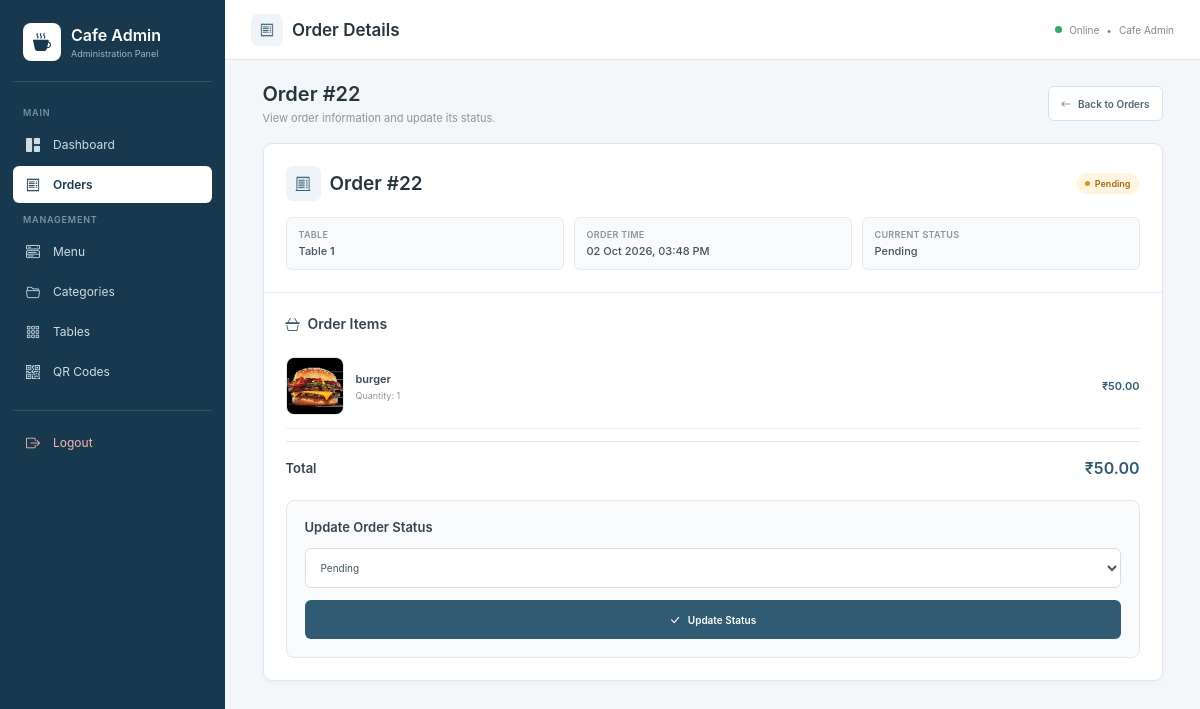
The page /admin-orders/22/ on the database its author committed.
### cafeapp/models.py (models this page shows, shortened)
class Order(models.Model):
    STATUS_CHOICES = [
        ("pending", "Pending"),
        ("preparing", "Preparing"),
        ("ready", "Ready"),
        ("completed", "Completed"),
        ("cancelled", "Cancelled"),
    ]
    table = models.ForeignKey(
        Table,
        on_delete=models.CASCADE,
        related_name="orders"
    )
    total_amount = models.DecimalField(
        max_digits=10,
        decimal_places=2,
        default=0
    )
    status = models.CharField(
        max_length=20,
        choices=STATUS_CHOICES,
        default="pending"
    )
    order_time = models.DateTimeField(auto_now_add=True)

class Table(models.Model):
    table_number = models.PositiveIntegerField(unique=True)
    is_active = models.BooleanField(default=True)

class OrderItem(models.Model):
    order = models.ForeignKey(
        Order,
        on_delete=models.CASCADE,
        related_name="items"
    )
    menu_item = models.ForeignKey(
        MenuItem,
        on_delete=models.CASCADE
    )
    quantity = models.PositiveIntegerField(default=1)
    price = models.DecimalField(
        max_digits=10,
        decimal_places=2
    )
    @property
    def subtotal(self):
        return self.quantity * self.price

class MenuItem(models.Model):
    category = models.ForeignKey(
        Category,
        on_delete=models.CASCADE,
        related_name="menu_items"
    )
    name = models.CharField(max_length=150)
    description = models.TextField(blank=True)
    price = models.DecimalField(max_digits=10, decimal_places=2)
    image = models.ImageField(upload_to="menu/", blank=True, null=True)
    is_available = models.BooleanField(default=True)

### cafeapp/views.py (the view, shortened to what this page needs)
def admin_order_detail(request, order_id):
    from .models import Order
    order = get_object_or_404(
        Order,
        id=order_id
    )
    return render(
        request,
        "cafeapp/admin_order_detail.html",
        {
            "order": order,
        }
    )

### templates/cafeapp/admin_order_detail.html (shortened to what this page needs)
<!DOCTYPE html>
<html lang="en">
<head>
    <link
        href="https://cdn.jsdelivr.net/npm/bootstrap-icons@1.11.3/font/bootstrap-icons.min.css"
        rel="stylesheet"
    >
</head>
<body>
<aside class="sidebar">
    <div class="brand">
        <div class="brand-content">
            <div class="brand-icon">
                <i class="bi bi-cup-hot-fill"></i>
            </div>
            <div class="brand-text">
                <h1>
                    Cafe Admin
                </h1>
                <p>
                    Administration Panel
                </p>
            </div>
        </div>
    </div>
    <div class="nav-title">
        Main
    </div>
    <a
        href="{% url 'admin_dashboard' %}"
        class="nav-link"
    >
        <span class="nav-icon">
            <i class="bi bi-grid-1x2-fill"></i>
        </span>
        Dashboard
    </a>
    <a
        href="{% url 'admin_orders' %}"
        class="nav-link active"
    >
        <span class="nav-icon">
            <i class="bi bi-receipt"></i>
        </span>
        Orders
    </a>
    <div class="nav-title">
        Management
    </div>
    <a
        href="{% url 'admin_menu' %}"
        class="nav-link"
    >
        <span class="nav-icon">
            <i class="bi bi-menu-button-wide"></i>
        </span>
        Menu
    </a>
    <a
        href="{% url 'admin_categories' %}"
        class="nav-link"
    >
        <span class="nav-icon">
            <i class="bi bi-folder2-open"></i>
        </span>
        Categories
    </a>
    <a
        href="{% url 'admin_tables' %}"
        class="nav-link"
    >
        <span class="nav-icon">
            <i class="bi bi-grid-3x3-gap"></i>
        </span>
        Tables
    </a>
    <a
        href="{% url 'admin_qr_codes' %}"
        class="nav-link"
    >
        <span class="nav-icon">
            <i class="bi bi-qr-code"></i>
        </span>
        QR Codes
    </a>
    <div class="logout">
        <a
            href="{% url 'admin_logout' %}"
            class="nav-link"
        >
            <span class="nav-icon">
                <i class="bi bi-box-arrow-right"></i>
            </span>
            Logout
        </a>
    </div>
</aside>
<main class="main">
    <header class="top-header">
        <div class="header-title">
            <div class="header-icon">
                <i class="bi bi-receipt"></i>
            </div>
            <h2>
                Order Details
            </h2>
        </div>
        <div class="header-right">
            <span class="online-dot"></span>
            Online
            <span>
                •
            </span>
            Cafe Admin
        </div>
    </header>
    <div class="page-container">
        <div class="page-header">
            <div class="page-title">
                <h3>
                    Order #{{ order.id }}
                </h3>
                <p>
                    View order information and update its status.
                </p>
            </div>
            <a
                href="{% url 'admin_orders' %}"
                class="back-button"
            >
                <i class="bi bi-arrow-left"></i>
                Back to Orders
            </a>
        </div>
        <div class="order-card">
            <div class="order-header">
                <div class="order-title-row">
                    <div class="order-number">
                        <div class="order-icon">
                            <i class="bi bi-receipt-cutoff"></i>
                        </div>
                        <h2>
                            Order #{{ order.id }}
                        </h2>
                    </div>
                    {% if order.status == "pending" %}
                        <span class="status-badge status-pending">
                            Pending
                        </span>
                    {% elif order.status == "preparing" %}
                        <span class="status-badge status-preparing">
                            Preparing
                        </span>
                    {% elif order.status == "ready" %}
                        <span class="status-badge status-ready">
                            Ready
                        </span>
                    {% elif order.status == "completed" %}
                        <span class="status-badge status-completed">
                            Completed
                        </span>
                    {% elif order.status == "cancelled" %}
                        <span class="status-badge status-cancelled">
                            Cancelled
                        </span>
                    {% endif %}
                </div>
                <div class="order-info">
                    <div class="info-box">
                        <div class="info-label">
                            Table
                        </div>
                        <div class="info-value">
                            Table
                            <strong>
                                {{ order.table.table_number }}
                            </strong>
                        </div>
                    </div>
                    <div class="info-box">
                        <div class="info-label">
                            Order Time
                        </div>
                        <div class="info-value">
                            {{ order.order_time|date:"d M Y, h:i A" }}
                        </div>
                    </div>
                    <div class="info-box">
                        <div class="info-label">
                            Current Status
                        </div>
                        <div class="info-value">
                            {{ order.get_status_display }}
                        </div>
                    </div>
                </div>
            </div>
            <div class="items">
                <div class="section-heading">
                    <i class="bi bi-basket3 section-heading-icon"></i>
                    <h3>
                        Order Items
                    </h3>
                </div>
                {% for item in order.items.all %}
                    <div class="item">
                        <div class="item-left">
                            {% if item.menu_item.image %}
                                <img
                                    src="{{ item.menu_item.image.url }}"
                                    alt="{{ item.menu_item.name }}"
                                    class="item-image"
                                >
                            {% else %}
                                <div class="item-no-image">
                                    <i class="bi bi-image"></i>
                                </div>
                            {% endif %}
                            <div>
                                <div class="item-name">
                                    {{ item.menu_item.name }}
                                </div>
                                <div class="item-quantity">
                                    Quantity:
                                    {{ item.quantity }}
                                </div>
                            </div>
                        </div>
                        <div class="item-price">
                            ₹{{ item.subtotal }}
                        </div>
                    </div>
                {% endfor %}
                <div class="total">
                    <span>
                        Total
                    </span>
                    <span class="total-amount">
                        ₹{{ order.total_amount }}
                    </span>
                </div>
            </div>
            <div class="status-section">
                <h3>
                    Update Order Status
                </h3>
                <form method="POST">
                    <select name="status">
                        <option
                            value="pending"
                            {% if order.status == "pending" %}
                                selected
                            {% endif %}
                        >
                            Pending
                        </option>
                    </select>
                    <button
                        type="submit"
                        class="update-button"
                    >
                        <i class="bi bi-check-lg"></i>
                        Update Status
                    </button>
                </form>
            </div>
        </div>
    </div>
</main>
</body>
</html>

### rows shown on the page
Order: id "22", table.table_number "1", order_time "02 Oct 2026, 03:48 PM", status "Pending", total_amount "50.00"
OrderItem: menu_item.image (picture), menu_item.name "burger", quantity "1", subtotal "50.00"
